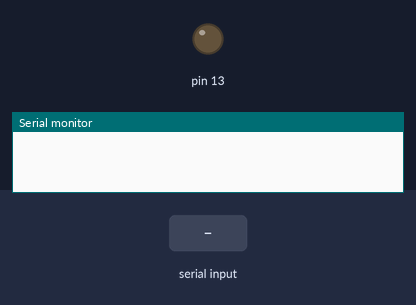
Bench run of a sketch on a simulated Arduino Uno, built with avr-gcc and run on an emulated ATmega328P. Parts: output pins drawn as LEDs (lit = HIGH), the last lines printed to the serial monitor. The inputs (shaded band) are chosen by the test bench.

Above: at 1.2 s.
1.3 s: "1" received over Serial
At 2.1 s:
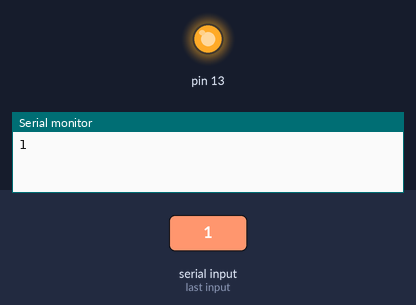
2.8 s: "0" received over Serial
At 3.3 s:
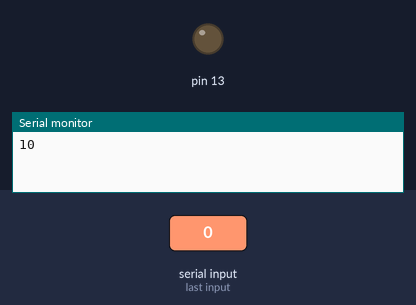
Timing chart, 0 to 5.8 s (numbered marks = the images above; inputs shaded):
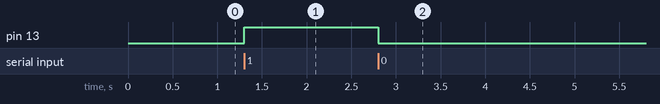

Measured:
- after the input at 1.3 s, pin 13: LOW → HIGH at once
- after the input at 2.8 s, pin 13: HIGH → LOW at once

The sketch:

code.lights.ino
```cpp
void setup() {
 Serial.begin(19200);
pinMode(13,OUTPUT);
digitalWrite,(13,LOW);
}

void loop(){
  if(Serial.available()>0){
// Serial.print(Serial.read());

    char ch = Serial.read();
 Serial.print(ch);


    if (ch=='1'){
      digitalWrite(13,HIGH);
    }

    if(ch=='0'){
      digitalWrite(13,LOW);

    }

  }
}
```
